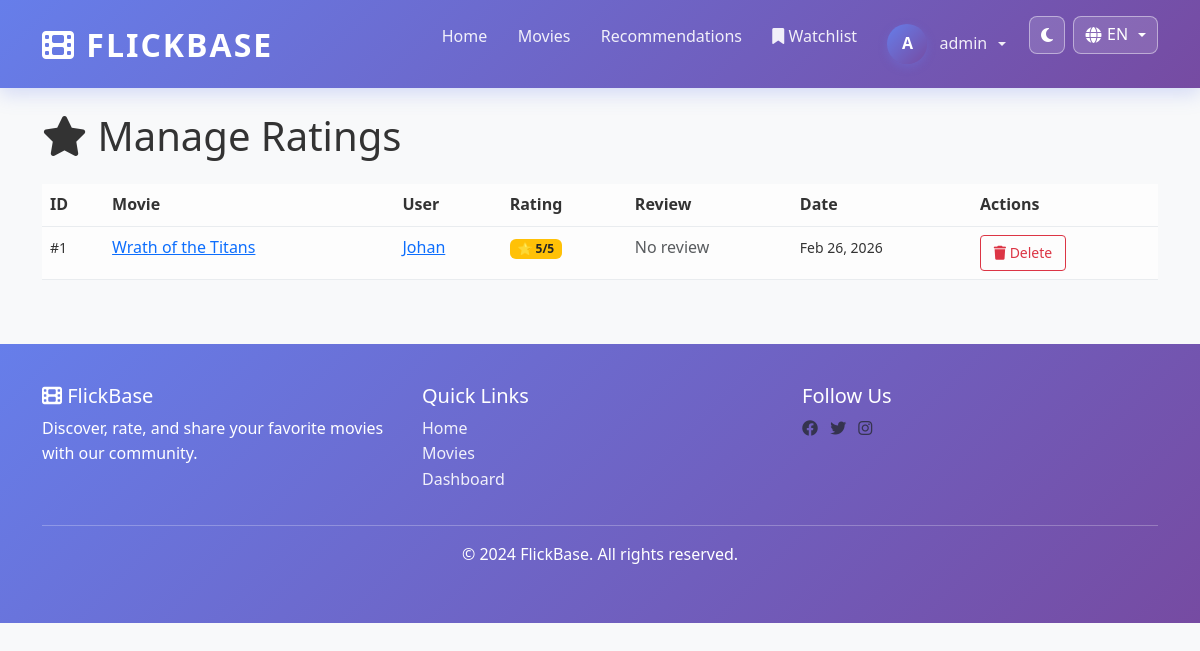
The app's page /admin/ratings (signed in) with its own data.
### app/models.py (models this page shows, shortened)
class User(UserMixin, db.Model):
    __tablename__ = 'users'
    id = db.Column(db.Integer, primary_key=True)
    username = db.Column(db.String(80), unique=True, nullable=False, index=True)
    email = db.Column(db.String(120), unique=True, nullable=False, index=True)
    password_hash = db.Column(db.String(255), nullable=False)
    is_admin = db.Column(db.Boolean, default=False)
    created_at = db.Column(db.DateTime, default=utcnow)
    updated_at = db.Column(db.DateTime, default=utcnow, onupdate=utcnow)
    ratings = db.relationship('Rating', backref='user', lazy=True, cascade='all, delete-orphan')
    watchlist = db.relationship('Watchlist', backref='user', lazy=True, cascade='all, delete-orphan')

class Rating(db.Model):
    __tablename__ = 'ratings'
    id = db.Column(db.Integer, primary_key=True)
    user_id = db.Column(db.Integer, db.ForeignKey('users.id'), nullable=False, index=True)
    movie_id = db.Column(db.Integer, db.ForeignKey('movies.id'), nullable=False, index=True)
    rating = db.Column(db.Integer, nullable=False)  # 1-5 stars
    review = db.Column(db.Text, nullable=True)
    created_at = db.Column(db.DateTime, default=utcnow, index=True)
    updated_at = db.Column(db.DateTime, default=utcnow, onupdate=utcnow)
    __table_args__ = (db.UniqueConstraint('user_id', 'movie_id', name='unique_user_movie_rating'),)

class Movie(db.Model):
    __tablename__ = 'movies'
    id = db.Column(db.Integer, primary_key=True)
    title = db.Column(db.String(255), nullable=False, index=True)
    description = db.Column(db.Text, nullable=False)
    year = db.Column(db.Integer, nullable=False, index=True)
    poster_url = db.Column(db.String(500), nullable=True)  # URL to poster image
    tmdb_id = db.Column(db.Integer, nullable=True, unique=True, index=True)  # For TMDB API integration
    created_at = db.Column(db.DateTime, default=utcnow, index=True)
    updated_at = db.Column(db.DateTime, default=utcnow, onupdate=utcnow)
    ratings = db.relationship('Rating', backref='movie', lazy=True, cascade='all, delete-orphan')
    watchlist = db.relationship('Watchlist', backref='movie', lazy=True, cascade='all, delete-orphan')

### app/routes/admin.py (the view)
@admin_bp.route('/ratings')
@login_required
@admin_required
def manage_ratings():
    page = request.args.get('page', 1, type=int)
    ratings = Rating.query.order_by(Rating.created_at.desc()).paginate(page=page, per_page=20)
    return render_template('admin/manage_ratings.html', ratings=ratings)

### app/i18n.py (called while the page is built)
def get_current_language():
    selected = session.get('lang')
    return selected if selected in SUPPORTED_LANGUAGES else 'en'

def translate(key, lang=None):
    current_lang = lang or get_current_language()
    entry = TRANSLATIONS.get(key, {})
    return entry.get(current_lang) or entry.get('en') or key

### app/routes/admin.py (called while the page is built)
def admin_required(f):
    @wraps(f)
    def decorated_function(*args, **kwargs):
        if not current_user.is_authenticated or not current_user.is_admin:
            flash(t('admin.no_permission'), 'danger')
            return redirect(url_for('movie.home'))
        return f(*args, **kwargs)
    return decorated_function

### app/templates/admin/manage_ratings.html (shortened to what this page needs)
{% extends "base.html" %}
{% block content %}
<h1 class="mb-4"><i class="fas fa-star"></i> Manage Ratings</h1>
<div class="table-responsive">
    <table class="table table-hover">
        <thead class="table-dark">
            <tr>
                <th>ID</th>
                <th>Movie</th>
                <th>User</th>
                <th>Rating</th>
                <th>Review</th>
                <th>Date</th>
                <th>Actions</th>
            </tr>
        </thead>
        <tbody>
            {% if ratings.items %}
                {% for rating in ratings.items %}
                <tr>
                    <td><small>#{{ rating.id }}</small></td>
                    <td>
                        <a href="{{ url_for('admin.view_movie', movie_id=rating.movie.id) }}">
                            {{ rating.movie.title[:40] }}
                        </a>
                    </td>
                    <td>
                        <a href="{{ url_for('admin.view_user', user_id=rating.user.id) }}">
                            {{ rating.user.username }}
                        </a>
                    </td>
                    <td>
                        <span class="badge bg-warning text-dark">
                            ⭐ {{ rating.rating }}/5
                        </span>
                    </td>
                    <td>
                        {% if rating.review %}
                            <small>"{{ rating.review[:50] }}..."</small>
                        {% else %}
                            <span class="text-muted">No review</span>
                        {% endif %}
                    </td>
                    <td><small>{{ rating.created_at.strftime('%b %d, %Y') }}</small></td>
                    <td>
                        <button class="btn btn-sm btn-outline-danger"
                                onclick="deleteRating({{ rating.id }}, '{{ rating.movie.title }}')">
                            <i class="fas fa-trash"></i> Delete
                        </button>
                    </td>
                </tr>
                {% endfor %}
            {% else %}
            <tr>
                <td colspan="7" class="text-center text-muted py-4">
                    No ratings found
                </td>
            </tr>
            {% endif %}
        </tbody>
    </table>
</div>
{% endblock %}

### app/templates/base.html (shortened to what this page needs)
<!DOCTYPE html>
<html lang="{{ current_lang or 'en' }}" data-bs-theme="light">
<head>
    <link href="https://cdn.jsdelivr.net/npm/bootstrap@5.3.0/dist/css/bootstrap.min.css" rel="stylesheet">
    <link rel="stylesheet" href="https://cdnjs.cloudflare.com/ajax/libs/font-awesome/6.4.0/css/all.min.css">
    <link rel="stylesheet" href="{{ url_for('static', filename='css/dark-mode.css') }}">
</head>
<body>
    <nav class="navbar navbar-expand-lg navbar-light sticky-top">
        <div class="container">
            <a class="navbar-brand" href="{{ url_for('movie.home') }}">
                <i class="fas fa-film"></i> FlickBase
            </a>
            <div class="collapse navbar-collapse" id="navbarNav">
                <ul class="navbar-nav ms-auto">
                    <li class="nav-item">
                        <a class="nav-link" href="{{ url_for('movie.home') }}">{{ t('nav.home') }}</a>
                    </li>
                    <li class="nav-item">
                        <a class="nav-link" href="{{ url_for('movie.movies') }}">{{ t('nav.movies') }}</a>
                    </li>
                    {% if current_user.is_authenticated %}
                        <li class="nav-item">
                            <a class="nav-link" href="{{ url_for('movie.recommendations') }}">{{ t('nav.recommendations') }}</a>
                        </li>
                        <li class="nav-item">
                            <a class="nav-link" href="{{ url_for('movie.watchlist') }}">
                                <i class="fas fa-bookmark"></i> {{ t('nav.watchlist') }}
                            </a>
                        </li>
                        <li class="nav-item dropdown">
                            <a class="nav-link dropdown-toggle" href="#" id="userDropdown" role="button" data-bs-toggle="dropdown">
                                <div class="avatar">{{ current_user.username[0].upper() }}</div>
                                {{ current_user.username }}
                            </a>
                        </li>
                    {% endif %}
                    <li class="nav-item ms-2">
                        <button id="themeToggleBtn" class="theme-toggle-btn" type="button" title="{{ t('nav.theme') }}" aria-label="{{ t('nav.theme') }}">
                            <i class="fas fa-moon"></i>
                        </button>
                    </li>
                    <li class="nav-item dropdown ms-2">
                        <button class="lang-switch-btn dropdown-toggle" data-bs-toggle="dropdown" aria-expanded="false" title="{{ t('nav.language') }}">
                            <i class="fas fa-globe"></i> {{ current_lang|upper }}
                        </button>
                    </li>
                </ul>
            </div>
        </div>
    </nav>
    <main class="container my-4">
        {% block content %}{% endblock %}
    </main>
    <footer class="footer mt-5">
        <div class="container">
            <div class="row">
                <div class="col-md-4">
                    <h5><i class="fas fa-film"></i> FlickBase</h5>
                    <p>{{ t('footer.description') }}</p>
                </div>
                <div class="col-md-4">
                    <h5>{{ t('footer.quick_links') }}</h5>
                    <ul class="list-unstyled">
                        <li><a href="{{ url_for('movie.home') }}">{{ t('nav.home') }}</a></li>
                        <li><a href="{{ url_for('movie.movies') }}">{{ t('nav.movies') }}</a></li>
                        {% if current_user.is_authenticated %}
                            <li><a href="{{ url_for('user.dashboard') }}">{{ t('nav.dashboard') }}</a></li>
                        {% endif %}
                    </ul>
                </div>
                <div class="col-md-4">
                    <h5>{{ t('footer.follow_us') }}</h5>
                    <a href="#" class="text-muted me-2"><i class="fab fa-facebook"></i></a>
                    <a href="#" class="text-muted me-2"><i class="fab fa-twitter"></i></a>
                    <a href="#" class="text-muted me-2"><i class="fab fa-instagram"></i></a>
                </div>
            </div>
            <hr class="bg-light">
            <div class="text-center">
                <p>&copy; 2024 FlickBase. {{ t('footer.rights') }}</p>
            </div>
        </div>
    </footer>
</body>
</html>

### app/static/css/dark-mode.css (style rules this page uses)
:root { --theme-accent: #667eea; --theme-accent-2: #764ba2; --theme-danger: #e74c3c; --theme-warning: #fbbf24; --theme-success: #48bb78; }
html[data-bs-theme="light"] { --app-bg: #f8f9fa; --app-text: #333333; --app-surface: #ffffff; --app-border: #e9ecef; --app-muted: #6c757d; --app-navbar: linear-gradient(135deg, #667eea 0%, #764ba2 100%); }
html[data-bs-theme] body { background-color: var(--app-bg); color: var(--app-text); }
html[data-bs-theme] .navbar { background: var(--app-navbar) !important; }
html[data-bs-theme] .card, html[data-bs-theme] .dropdown-menu, html[data-bs-theme] .modal-content, html[data-bs-theme] .list-group-item, html[data-bs-theme] .table, html[data-bs-theme] .alert { background-color: var(--app-surface); color: var(--app-text); border-color: var(--app-border); }
html[data-bs-theme] .card-header, html[data-bs-theme] .card-footer, html[data-bs-theme] .table > :not(caption) > * > * { background-color: color-mix(in srgb, var(--app-surface) 90%, var(--app-border)); border-color: var(--app-border); color: var(--app-text); }
.theme-toggle-btn { border: 1px solid rgba(255, 255, 255, 0.45); color: #ffffff; background: rgba(255, 255, 255, 0.14); border-radius: 8px; height: 38px; padding: 0 0.7rem; display: inline-flex; align-items: center; justify-content: center; transition: all 0.2s ease; }

### app/templates/base.html (style rules this page uses)
:root { --primary-color: #667eea; --secondary-color: #764ba2; --success-color: #48bb78; --danger-color: #e74c3c; --warning-color: #fbbf24; --info-color: #4299e1; }
body { font-family: 'Segoe UI', Tahoma, Geneva, Verdana, sans-serif; background-color: #f8f9fa; color: #333333; line-height: 1.6; text-rendering: optimizeLegibility; }
.navbar { background: linear-gradient(135deg, #667eea 0%, #764ba2 100%) !important; box-shadow: 0 6px 18px rgba(102, 126, 234, 0.25); padding: 0.85rem 0; }
.navbar-brand { font-weight: 800; font-size: 2rem; letter-spacing: 2px; color: #ffffff !important; text-transform: uppercase; }
.nav-link { color: rgba(255, 255, 255, 0.9) !important; border-radius: 8px; padding: 0.5rem 0.75rem !important; margin: 0 0.2rem; transition: all 0.2s ease; }
.btn-sm { padding: 0.4rem 0.8rem; font-size: 0.875rem; }
.footer { background: linear-gradient(135deg, #667eea 0%, #764ba2 100%); color: white; padding: 2.5rem 0; margin-top: 3rem; }
.footer a { color: rgba(255, 255, 255, 0.9); text-decoration: none; }
.lang-switch-btn { border: 1px solid rgba(255, 255, 255, 0.45); color: #ffffff; background: rgba(255, 255, 255, 0.14); border-radius: 8px; height: 38px; padding: 0 0.7rem; display: inline-flex; align-items: center; gap: 0.35rem; justify-content: center; transition: all 0.2s ease; }
.avatar { width: 40px; height: 40px; border-radius: 50%; background: linear-gradient(135deg, #667eea 0%, #764ba2 100%); display: flex; align-items: center; justify-content: center; color: white; font-weight: 600; box-shadow: 0 3px 10px rgba(102, 126, 234, 0.3); margin-right: 0.35rem; }
#userDropdown { display: inline-flex; align-items: center; gap: 0.4rem; }

### records on screen
User: username "A", username "admin"
Rating: id "1", movie "Wrath of the Titans", user.username "Johan", rating "5", review "No review", created_at "Feb 26, 2026"

### other values on screen
{{ t('nav.home') }} "Home"
{{ t('nav.movies') }} "Movies"
{{ t('nav.recommendations') }} "Recommendations"
{{ t('nav.watchlist') }} "Watchlist"
{{ current_lang|upper }} "EN"
{{ t('footer.description') }} "Discover, rate, and share your favorite movies with our community."
{{ t('footer.quick_links') }} "Quick Links"
{{ t('nav.dashboard') }} "Dashboard"
{{ t('footer.follow_us') }} "Follow Us"
{{ t('footer.rights') }} "All rights reserved."
